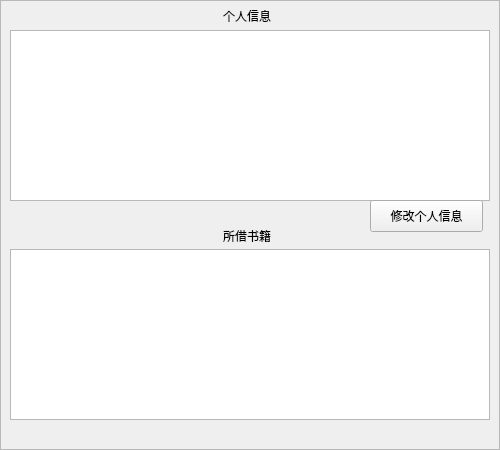
<?xml version="1.0" encoding="UTF-8"?>
<ui version="4.0">
 <class>UserCenterBoard</class>
 <widget class="QFrame" name="UserCenterBoard">
  <property name="geometry">
   <rect>
    <x>0</x>
    <y>0</y>
    <width>500</width>
    <height>450</height>
   </rect>
  </property>
  <property name="windowTitle">
   <string>Frame</string>
  </property>
  <property name="frameShape">
   <enum>QFrame::StyledPanel</enum>
  </property>
  <property name="frameShadow">
   <enum>QFrame::Raised</enum>
  </property>
  <widget class="QTableView" name="user_info">
   <property name="geometry">
    <rect>
     <x>10</x>
     <y>30</y>
     <width>480</width>
     <height>171</height>
    </rect>
   </property>
  </widget>
  <widget class="QLabel" name="label">
   <property name="geometry">
    <rect>
     <x>223</x>
     <y>10</y>
     <width>54</width>
     <height>12</height>
    </rect>
   </property>
   <property name="text">
    <string>个人信息</string>
   </property>
  </widget>
  <widget class="QLabel" name="label_2">
   <property name="geometry">
    <rect>
     <x>223</x>
     <y>230</y>
     <width>54</width>
     <height>12</height>
    </rect>
   </property>
   <property name="text">
    <string>所借书籍</string>
   </property>
  </widget>
  <widget class="QTableView" name="book_list">
   <property name="geometry">
    <rect>
     <x>10</x>
     <y>249</y>
     <width>480</width>
     <height>171</height>
    </rect>
   </property>
  </widget>
  <widget class="QPushButton" name="btn_edit_info">
   <property name="geometry">
    <rect>
     <x>370</x>
     <y>200</y>
     <width>113</width>
     <height>32</height>
    </rect>
   </property>
   <property name="text">
    <string>修改个人信息</string>
   </property>
  </widget>
 </widget>
 <resources/>
 <connections/>
</ui>
